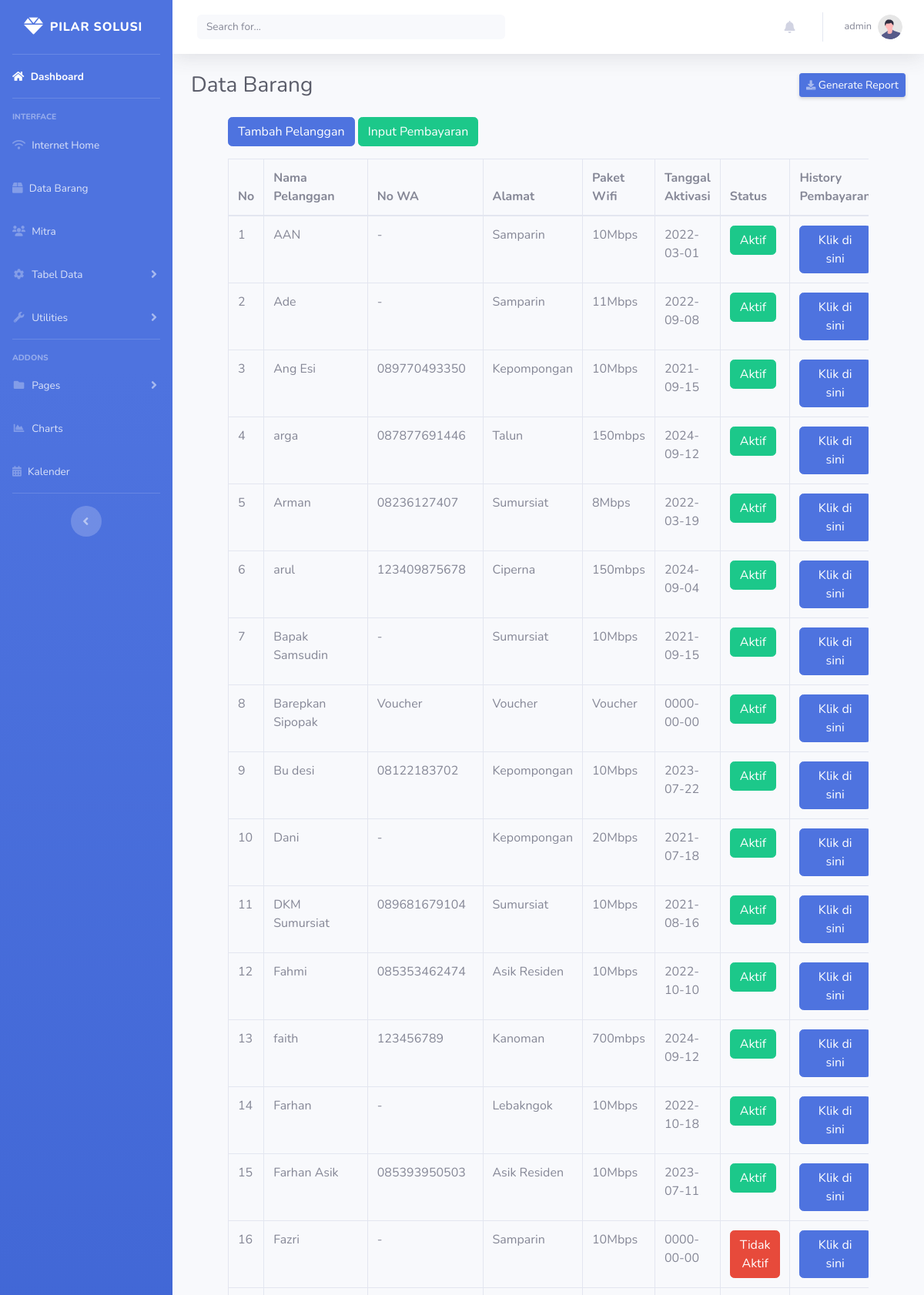
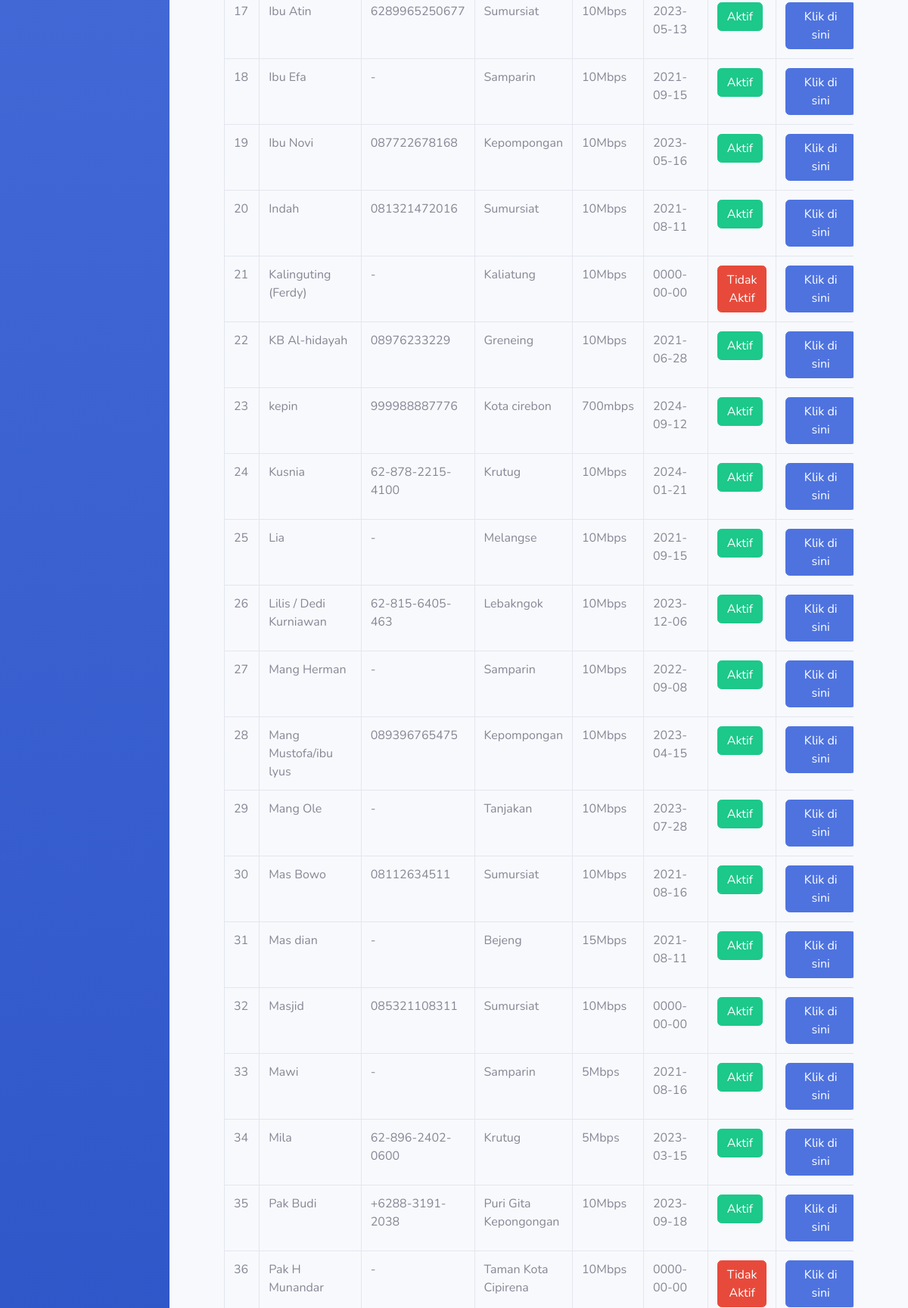
The app's page /internet_home.php (signed in, upper part) with its own data (2 pictures, top to bottom).
### tables this page shows
CREATE TABLE `user` (
  `id` int(11) NOT NULL,
  `username` varchar(50) NOT NULL,
  `password` varchar(255) NOT NULL,
  `role` enum('admin','manajemen','teknisi') NOT NULL
);

CREATE TABLE `pelanggan` (
  `id` int(11) NOT NULL,
  `nama_pelanggan` varchar(100) NOT NULL,
  `no_wa` varchar(20) NOT NULL,
  `alamat` text NOT NULL,
  `paket_wifi` varchar(50) NOT NULL,
  `tanggal_aktivasi` date NOT NULL,
  `status` enum('Aktif','Tidak Aktif') DEFAULT 'Tidak Aktif'
);

### internet_home.php (the view, shortened to what this page needs)
<?php
$conn = new mysqli("localhost", "root", "", "pilarapp");
$id = $_SESSION['id'];
$query = "SELECT username FROM user WHERE id = ?";
$stmt = $conn->prepare($query);
$stmt->bind_param("i", $id);
$stmt->execute();
$stmt->bind_result($username);
?>
<!DOCTYPE html>
<html lang="en">
<head>
    <link rel="stylesheet" href="https://cdnjs.cloudflare.com/ajax/libs/font-awesome/6.0.0-beta3/css/all.min.css">
    <link href="vendor/fontawesome-free/css/all.min.css" rel="stylesheet" type="text/css">
    <link href="css/sb-admin-2.min.css" rel="stylesheet">
</head>
<body id="page-top">
    <div id="wrapper">
        <ul class="navbar-nav bg-gradient-primary sidebar sidebar-dark accordion" id="accordionSidebar">
            <a class="sidebar-brand d-flex align-items-center justify-content-center" href="index.html">
                <div class="sidebar-brand-icon">
                <i class="fa-solid fa-gem" style="font-size: 25px;"></i>
                </div>
                <div class="sidebar-brand-text mx-2">Pilar solusi</div>
            </a>
            <hr class="sidebar-divider my-0">
            <li class="nav-item active">
                <a class="nav-link" href="index.php">
                    <i class="fa fa-home"></i>
                    <span>Dashboard</span></a>
            </li>
            <hr class="sidebar-divider">
            <div class="sidebar-heading">
                Interface
            </div>
            <li class="nav-item">
                <a class="nav-link" href="internet_home.php">
                <i class="fa-solid fa-wifi"></i>
                    <span>Internet Home</span></a>
            </li>
            <li class="nav-item">
                <a class="nav-link" href="data_barang.php">
                <i class="fas fa-box"></i>
                    <span>Data Barang</span></a>
            </li>
            <li class="nav-item">
                <a class="nav-link" href="mitra.php">
                <i class="fa-solid fa-users"></i>
                    <span>Mitra</span></a>
            </li>
            <li class="nav-item">
                <a class="nav-link collapsed" href="#" data-toggle="collapse" data-target="#collapseTwo"
                    aria-expanded="true" aria-controls="collapseTwo">
                    <i class="fas fa-fw fa-cog"></i>
                    <span>Tabel Data</span>
                </a>
            </li>
            <li class="nav-item">
                <a class="nav-link collapsed" href="#" data-toggle="collapse" data-target="#collapseUtilities"
                    aria-expanded="true" aria-controls="collapseUtilities">
                    <i class="fas fa-fw fa-wrench"></i>
                    <span>Utilities</span>
                </a>
            </li>
            <hr class="sidebar-divider">
            <div class="sidebar-heading">
                Addons
            </div>
            <li class="nav-item">
                <a class="nav-link collapsed" href="#" data-toggle="collapse" data-target="#collapsePages"
                    aria-expanded="true" aria-controls="collapsePages">
                    <i class="fas fa-fw fa-folder"></i>
                    <span>Pages</span>
                </a>
            </li>
            <li class="nav-item">
                <a class="nav-link" href="charts.html">
                    <i class="fas fa-fw fa-chart-area"></i>
                    <span>Charts</span></a>
            </li>
             <li class="nav-item">
                <a class="nav-link" href="kalender.php">
                    <i class="fa-solid fa-calendar-days"></i>
                    <span>Kalender</span></a>
            </li>
            <hr class="sidebar-divider d-none d-md-block">
            <div class="text-center d-none d-md-inline">
                <button class="rounded-circle border-0" id="sidebarToggle"></button>
            </div>
        </ul>
        <div id="content-wrapper" class="d-flex flex-column">
            <div id="content">
                <nav class="navbar navbar-expand navbar-light bg-white topbar mb-4 static-top shadow">
                    <form
                        class="d-none d-sm-inline-block form-inline mr-auto ml-md-3 my-2 my-md-0 mw-100 navbar-search">
                        <div class="input-group">
                            <input type="text" class="form-control bg-light border-0 small" placeholder="Search for..."
                                aria-label="Search" aria-describedby="basic-addon2" id="search">
                        </div>
                    </form>
                    <ul class="navbar-nav ml-auto">
                <li class="nav-item dropdown no-arrow mx-1">
            <a class="nav-link dropdown-toggle" href="#" id="alertsDropdown" role="button" data-toggle="dropdown" aria-haspopup="true" aria-expanded="false">
        <i class="fas fa-bell fa-fw"></i>
    </a>
</li>
                        <li class="nav-item dropdown no-arrow">
    <a class="nav-link dropdown-toggle" id="userDropdown" role="button"
        data-toggle="dropdown" aria-haspopup="true" aria-expanded="false">
        <span class="mr-2 d-none d-lg-inline text-gray-600 small"><?php echo htmlspecialchars($username); ?></span>
        <img class="img-profile rounded-circle"
        src="img/undraw_profile.svg">
    </a>
</li>
                    </ul>
                </nav>
                <div class="container-fluid">
                    <div class="d-sm-flex align-items-center justify-content-between mb-4">
                        <h1 class="h3 mb-0 text-gray-800">Data Barang</h1>
                        <a href="#" class="d-none d-sm-inline-block btn btn-sm btn-primary shadow-sm">
                            <i class="fas fa-download fa-sm text-white-50"></i> Generate Report</a>
                    </div>
                    <div class="container">
   <div class="container">
        <button class="btn btn-primary" data-toggle="modal" data-target="#tambahPelangganModal">Tambah Pelanggan</button>
        <button class="btn btn-success" data-toggle="modal" data-target="#inputPembayaranModal">Input Pembayaran</button>
        <div class="table-responsive mt-3">
            <table class="table table-bordered" id="pelangganTable">
                <thead>
                    <tr>
                        <th>No</th>
                        <th>Nama Pelanggan</th>
                        <th>No WA</th>
                        <th>Alamat</th>
                        <th>Paket Wifi</th>
                        <th>Tanggal Aktivasi</th>
                        <th>Status</th>
                        <th>History Pembayaran</th>
                    </tr>
                </thead>
                <tbody>
                    <?php
                    $conn = new mysqli("localhost", "root", "", "pilarapp");
                    $sql = "SELECT p.id, p.nama_pelanggan, p.no_wa, p.alamat, p.paket_wifi, p.tanggal_aktivasi, p.status, COUNT(pb.id) AS jumlah_pembayaran
                            FROM pelanggan p
                            LEFT JOIN pembayaran pb ON p.id = pb.pelanggan_id
                            GROUP BY p.nama_pelanggan ASC";
                    $result = $conn->query($sql);
                    if ($result->num_rows > 0) {
                        $no = 1;
                        while ($row = $result->fetch_assoc()) {
                            $statusButtonClass = $row['status'] == 'Aktif' ? 'btn-success' : 'btn-danger';
                            echo "<tr>
                                    <td>" . $no++ . "</td>
                                    <td>" . $row['nama_pelanggan'] . "</td>
                                    <td>" . $row['no_wa'] . "</td>
                                    <td>" . $row['alamat'] . "</td>
                                    <td>" . $row['paket_wifi'] . "</td>
                                    <td>" . $row['tanggal_aktivasi'] . "</td>
                                    <td>
                                        <button id='status-button-" . $row['id'] . "'
                                                class='btn $statusButtonClass'
                                                onclick='toggleStatus(" . $row['id'] . ", \"" . $row['status'] . "\")'>" . $row['status'] . "</button>
                                    </td>
                                    <td><a href='history_pembayaran.php?id=" . $row['id'] . "' class='btn btn-primary'>Klik di sini</a></td>
                                </tr>";
                        }
                    }
                    ?>
                </tbody>
            </table>
        </div>
    </div>
</div>
</div>
</div>
        </div>
    </div>
</body>
</html>

### records on screen
user: username "admin"
pelanggan: nama_pelanggan "AAN", no_wa "-", alamat "Samparin", paket_wifi "10Mbps", tanggal_aktivasi "2022-03-01", status "Aktif"
pelanggan: nama_pelanggan "Ade", no_wa "-", alamat "Samparin", paket_wifi "11Mbps", tanggal_aktivasi "2022-09-08", status "Aktif"
pelanggan: nama_pelanggan "Ang Esi", no_wa "089770493350", alamat "Kepompongan", paket_wifi "10Mbps", tanggal_aktivasi "2021-09-15", status "Aktif"
pelanggan: nama_pelanggan "arga", no_wa "087877691446", alamat "Talun", paket_wifi "150mbps", tanggal_aktivasi "2024-09-12", status "Aktif"
pelanggan: nama_pelanggan "Arman", no_wa "08236127407", alamat "Sumursiat", paket_wifi "8Mbps", tanggal_aktivasi "2022-03-19", status "Aktif"
pelanggan: nama_pelanggan "arul", no_wa "123409875678", alamat "Ciperna", paket_wifi "150mbps", tanggal_aktivasi "2024-09-04", status "Aktif"
pelanggan: nama_pelanggan "Bapak Samsudin", no_wa "-", alamat "Sumursiat", paket_wifi "10Mbps", tanggal_aktivasi "2021-09-15", status "Aktif"
pelanggan: nama_pelanggan "Barepkan Sipopak", no_wa "Voucher", alamat "Voucher", paket_wifi "Voucher", tanggal_aktivasi "0000-00-00", status "Aktif"
pelanggan: nama_pelanggan "Bu desi", no_wa "08122183702", alamat "Kepompongan", paket_wifi "10Mbps", tanggal_aktivasi "2023-07-22", status "Aktif"
pelanggan: nama_pelanggan "Dani", no_wa "-", alamat "Kepompongan", paket_wifi "20Mbps", tanggal_aktivasi "2021-07-18", status "Aktif"
pelanggan: nama_pelanggan "DKM Sumursiat", no_wa "089681679104", alamat "Sumursiat", paket_wifi "10Mbps", tanggal_aktivasi "2021-08-16", status "Aktif"
pelanggan: nama_pelanggan "Fahmi", no_wa "085353462474", alamat "Asik Residen", paket_wifi "10Mbps", tanggal_aktivasi "2022-10-10", status "Aktif"
pelanggan: nama_pelanggan "faith", no_wa "123456789", alamat "Kanoman", paket_wifi "700mbps", tanggal_aktivasi "2024-09-12", status "Aktif"
pelanggan: nama_pelanggan "Farhan", no_wa "-", alamat "Lebakngok", paket_wifi "10Mbps", tanggal_aktivasi "2022-10-18", status "Aktif"
pelanggan: nama_pelanggan "Farhan Asik", no_wa "085393950503", alamat "Asik Residen", paket_wifi "10Mbps", tanggal_aktivasi "2023-07-11", status "Aktif"
pelanggan: nama_pelanggan "Fazri", no_wa "-", alamat "Samparin", paket_wifi "10Mbps", tanggal_aktivasi "0000-00-00", status "Tidak Aktif"
pelanggan: nama_pelanggan "Ibu Atin", no_wa "6289965250677", alamat "Sumursiat", paket_wifi "10Mbps", tanggal_aktivasi "2023-05-13", status "Aktif"
pelanggan: nama_pelanggan "Ibu Efa", no_wa "-", alamat "Samparin", paket_wifi "10Mbps", tanggal_aktivasi "2021-09-15", status "Aktif"
pelanggan: nama_pelanggan "Ibu Novi", no_wa "087722678168", alamat "Kepompongan", paket_wifi "10Mbps", tanggal_aktivasi "2023-05-16", status "Aktif"
pelanggan: nama_pelanggan "Indah", no_wa "081321472016", alamat "Sumursiat", paket_wifi "10Mbps", tanggal_aktivasi "2021-08-11", status "Aktif"
pelanggan: nama_pelanggan "Kalinguting (Ferdy)", no_wa "-", alamat "Kaliatung", paket_wifi "10Mbps", tanggal_aktivasi "0000-00-00", status "Tidak Aktif"
pelanggan: nama_pelanggan "KB Al-hidayah", no_wa "08976233229", alamat "Greneing", paket_wifi "10Mbps", tanggal_aktivasi "2021-06-28", status "Aktif"
pelanggan: nama_pelanggan "kepin", no_wa "999988887776", alamat "Kota cirebon", paket_wifi "700mbps", tanggal_aktivasi "2024-09-12", status "Aktif"
pelanggan: nama_pelanggan "Kusnia", no_wa "62-878-2215-4100", alamat "Krutug", paket_wifi "10Mbps", tanggal_aktivasi "2024-01-21", status "Aktif"
pelanggan: nama_pelanggan "Lia", no_wa "-", alamat "Melangse", paket_wifi "10Mbps", tanggal_aktivasi "2021-09-15", status "Aktif"
pelanggan: nama_pelanggan "Lilis / Dedi Kurniawan", no_wa "62-815-6405-463", alamat "Lebakngok", paket_wifi "10Mbps", tanggal_aktivasi "2023-12-06", status "Aktif"
pelanggan: nama_pelanggan "Mang Herman", no_wa "-", alamat "Samparin", paket_wifi "10Mbps", tanggal_aktivasi "2022-09-08", status "Aktif"
pelanggan: nama_pelanggan "Mang Mustofa/ibu lyus", no_wa "089396765475", alamat "Kepompongan", paket_wifi "10Mbps", tanggal_aktivasi "2023-04-15", status "Aktif"
pelanggan: nama_pelanggan "Mang Ole", no_wa "-", alamat "Tanjakan", paket_wifi "10Mbps", tanggal_aktivasi "2023-07-28", status "Aktif"
pelanggan: nama_pelanggan "Mas Bowo", no_wa "08112634511", alamat "Sumursiat", paket_wifi "10Mbps", tanggal_aktivasi "2021-08-16", status "Aktif"
pelanggan: nama_pelanggan "Mas dian", no_wa "-", alamat "Bejeng", paket_wifi "15Mbps", tanggal_aktivasi "2021-08-11", status "Aktif"
pelanggan: nama_pelanggan "Masjid", no_wa "085321108311", alamat "Sumursiat", paket_wifi "10Mbps", tanggal_aktivasi "0000-00-00", status "Aktif"
pelanggan: nama_pelanggan "Mawi", no_wa "-", alamat "Samparin", paket_wifi "5Mbps", tanggal_aktivasi "2021-08-16", status "Aktif"
pelanggan: nama_pelanggan "Mila", no_wa "62-896-2402-0600", alamat "Krutug", paket_wifi "5Mbps", tanggal_aktivasi "2023-03-15", status "Aktif"
pelanggan: nama_pelanggan "Pak Budi", no_wa "+6288-3191-2038", alamat "Puri Gita Kepongongan", paket_wifi "10Mbps", tanggal_aktivasi "2023-09-18", status "Aktif"
pelanggan: nama_pelanggan "Pak H Munandar", no_wa "-", alamat "Taman Kota Cipirena", paket_wifi "10Mbps", tanggal_aktivasi "0000-00-00", status "Tidak Aktif"
